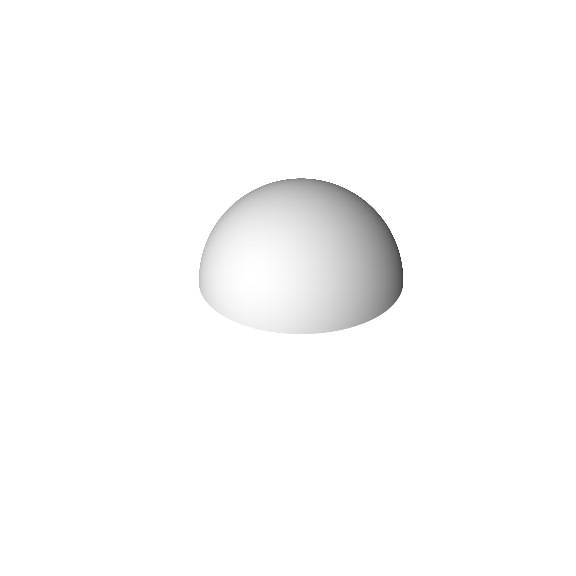
#> input picture image/3d/sphere3d_003.png, 576 x 576 px; its folder holds only this picture in this run
$ jupyter execute --allow-errors sphere.ipynb   (shell and % lines are left out)
#> lines starting #> are read from the running program, lines starting #| are printed output that depends on the picture
# Part1 Rendering a Lambertian sphere

We want to create a picture of a shaded sphere like in the lecture slides, which means we need to first define a spherical surface. Let us assume that it has a radius of r=60.

You can now define the surface as a parametrization of z-values using z= z(x,y), which determines the points that satisfy the condition of being a sphere.

The full set of points on the surface is easily defined using np.linspace then! Please take only one hemisphere (the positive one).

According to the cosine-law, the intensity at each point is the dot-product of the normal of the surface with the lighting direction.

The normal n=[nx,ny,nz] is the cross-product of the partial derivatives of the sphere parametrization with respect to x and y and is given by $[n_x=-\frac{\partial z(x,y)}{\partial x}, n_y=-\frac{\partial z(x,y)}{\partial y}, n_1]$!. Calculate these derivatives BY HAND by deriving the function z and insert them into your code. Do not forget to normalize the vector!

Using the illumination direction of I = (0.15,0,0.94), calculate the shaded sphere and insert code to plot the final result.

Tip: You may need to mask out pixels if you plot a larger region!

### Set up

[cell 1]
import matplotlib as mpl
import matplotlib.pyplot as plt
from math import cos
import numpy as np

### Calculate n derivatives

$z=\sqrt{r^2-x^2-y^2}$

$n=[\frac{\partial z(x,y)}{\partial x}, \frac{\partial z(x,y)}{\partial y}, 1]$

$\frac{\partial z(x,y)}{\partial x}=\frac{\sqrt{r^2-x^2-y^2}}{\partial x} \rightarrow \frac{\partial \sqrt{f}}{\partial x}=\frac{\frac{\partial f}{\partial x}}{2\sqrt{f}} \rightarrow \frac{\frac{z^2-x^2-y^2}{\partial x}}{2\sqrt{r^2-x^2-y^2}}=-\frac{2x}{2\sqrt{r^2-x^2-y^2}}=-\frac{x}{z}$

$(\because f=r^2-x^2-y^2,\frac{\partial \sqrt f}{\partial x} = \frac{\partial \sqrt f}{\partial f}\cdot\frac{\partial f}{\partial x}=\frac{1}{2\sqrt{f}}\cdot\frac{\partial f}{\partial x})$

$\frac{\partial z(x,y)}{\partial y}=-\frac{y}{z}$

$\therefore n=[-\frac{x}{z}, -\frac{y}{z}, 1]$

- normal shape from shading

$E(x,y)=R_{\rho,I}(p,q)=\rho \overrightarrow{I}^T \overrightarrow{n}=\frac{\rho}{\sqrt{1+p^2+q^2}}\overrightarrow{I}^T[-p,-q,1]^T$

### Calculate $x, y, z, E(x,y)$

[cell 2]
# define radius, center of sphere
r = 60
x_0, y_0, z_0 = [0, 0, 0]

# define diffuse albedo, illumination direction
k = 1
I = np.array([0.15, 0, 0.94])

# Calculate the range of x, y, z
u = np.linspace(0, 2 * np.pi, 1000)
v = np.linspace(0, 0.5 * np.pi, 250)
x = r * np.outer(np.cos(u), np.sin(v)) + x_0
y = r * np.outer(np.sin(u), np.sin(v)) + y_0
z = r * np.outer(np.ones(np.size(u)), np.cos(v)) + z_0

# Calculate the nx, ny, nz
nx = -np.divide(x, z).flatten()
ny = -np.divide(y, z).flatten()
nz = np.ones(nx.shape)

norm_factor = np.sqrt(nx**2+ny**2+nz**2)

# normal shape from shading
R = k/norm_factor*np.dot(I, np.array([nx, ny, nz]))
R = np.divide(R-np.min(R), np.max(R)-np.min(R))
R = np.array(R, dtype=str)

### Visualization 2D

[cell 3]
plt.figure(figsize=(3,3))
plt.style.use('grayscale')
plt.xlim(-80,80)
plt.ylim(-80,80)
plt.scatter(x, y, c=R, s=0.1)
plt.show()
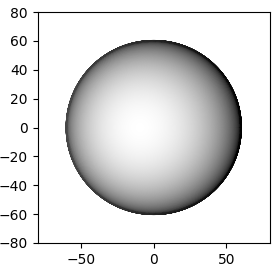
#> figure drawn by matplotlib, 1 panel

### Visualization 3D

[cell 4]
fig, ax = plt.subplots(subplot_kw={"projection": "3d"})

plt.style.use('grayscale')
ax.set_xlim(-80,80)
ax.set_ylim(-80,80)
ax.set_zlim(-60,60)
ax.scatter(x, y, z, c=R, s=0.1)
plt.show()
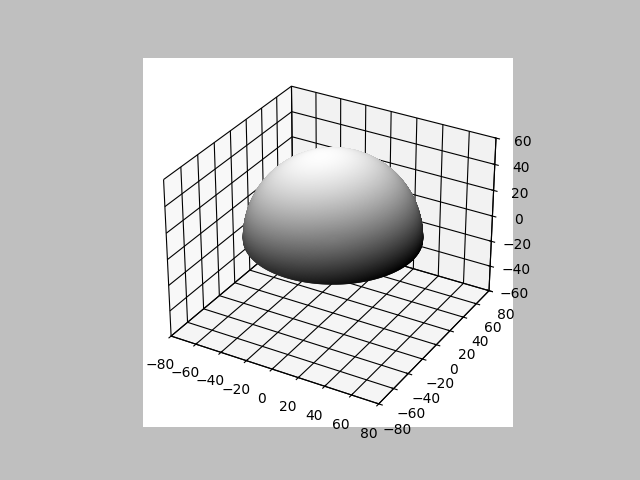
#> figure drawn by matplotlib, 1 panel

## Bonus

Bonus (10 points): Insert code that creates an animation with a moving light source that moves around the sphere [in any way you like]!

[cell 5]
from ipywidgets import IntSlider, interact, FloatSlider
from scipy.interpolate import interp1d
from tqdm.notebook import tqdm
import imageio
from PIL import Image
import cv2
import sys
import os
from os.path import isfile, join
import warnings
plt.rcParams.update({'figure.max_open_warning': 0})
mpl.get_backend()

[cell 6]
def calc_R(r, I, k=1, coord=[0,0,0]):
    """
    Calculate the x, y, z, R

    Argument
    --------
    r: radius (int)
    I: illumination direction (numpy array)
    k: diffuse albedo (float)
    coord: center of sphere (list)

    """
    u = np.linspace(0, 2 * np.pi, 1000)
    v = np.linspace(0, 0.5 * np.pi, 250)
    x = r * np.outer(np.cos(u), np.sin(v)) + coord[0]
    y = r * np.outer(np.sin(u), np.sin(v)) + coord[1]
    z = r * np.outer(np.ones(np.size(u)), np.cos(v)) + coord[2]

    nx = -np.divide(x, z).flatten()
    ny = -np.divide(y, z).flatten()
    nz = np.ones(nx.shape)

    norm_factor = np.sqrt(nx**2+ny**2+nz**2)

    R = k/norm_factor*np.dot(I, np.array([nx, ny, nz]))
    R = np.divide(R-np.min(R), np.max(R)-np.min(R))
    R = np.array(R, dtype=str)

    return x, y, z, R

### Animation 2D

[cell 7]
r = 60
x_0, y_0, z_0 = [0, 0, 0]
k = 1

eps = np.finfo(np.float32).eps.item() # Smallest number such that 0.0 + eps != 0.0
Ix = np.linspace(eps, 1, 100)
Iy = np.linspace(1, eps, 100)
Iz = np.linspace(0.5, 1, 100)

plt.style.use('grayscale')
image_path = './image/2d/'

# create image path if it doesn't exist
if not os.path.exists(image_path):
        os.makedirs(image_path)
else:
    print(image_path + " has been processed!")

#> (the rest of this cell did not finish here and is left out)

[cell 8]
# Load image file list
frame_array = []
files = [f for f in os.listdir(image_path) if isfile(join(image_path, f))]
files.sort()

gif_path = './gif'

# create gif path if it doesn't exist
if not os.path.exists(gif_path):
        os.makedirs(gif_path)
else:
    pass

# create a gif file
images = [ Image.open(image_path + i) for i in files]
imageio.mimsave('{}/{}'.format(gif_path, 'sphere2d.gif'), images, fps=20)

### Animation 3D

[cell 9]
x_0, y_0, z_0 = [0, 0, 0]
k = 1
eps = np.finfo(np.float32).eps.item()
Ix = np.linspace(eps, 1, 100)
Iy = np.linspace(1, eps, 100)
Iz = np.linspace(0.5, 1, 100)

plt.style.use('grayscale')
image_path = './image/3d/'

# create image path if it doesn't exist
if not os.path.exists(image_path):
        os.makedirs(image_path)
else:
    pass

#> (the rest of this cell did not finish here and is left out)

[cell 10]
frame_array = []
files = [f for f in os.listdir(image_path) if isfile(join(image_path, f))]
files.sort()

gif_path = './gif'

# create gif path if it doesn't exist
if not os.path.exists(gif_path):
        os.makedirs(gif_path)
else:
    pass

# create a gif file
images = [ Image.open(image_path + i) for i in files]
#> images = 1 item
#> the sliders are set to r = 60, Ix = 0.1, Iy = 0.1, Iz = 0.1
imageio.mimsave('{}/{}'.format(gif_path, 'sphere3d.gif'), images, fps=20)

### Slider

[cell 11]
def draw_sphere(r, Ix, Iy, Iz):
    """
    Draw sphere

    Argument
    --------
    r: radius (int)
    Ix: x of illumination direction
    Iy: y of illumination direction
    Iz: z of illumination direction

    """
#> called with r = 60, Ix = 0.1, Iy = 0.1, Iz = 0.1

    fig = plt.figure(figsize=(8,8))
    ax = fig.add_subplot(projection='3d')

    plt.style.use('grayscale')
    ax.set_xlim(-80,80)
    ax.set_ylim(-80,80)
    ax.set_zlim(-60,60)

    I = [Ix, Iy, Iz]
    x, y, z, R = calc_R(r, I)
    ax.scatter(x, y, z, c=R, s=0.1)
    plt.show()
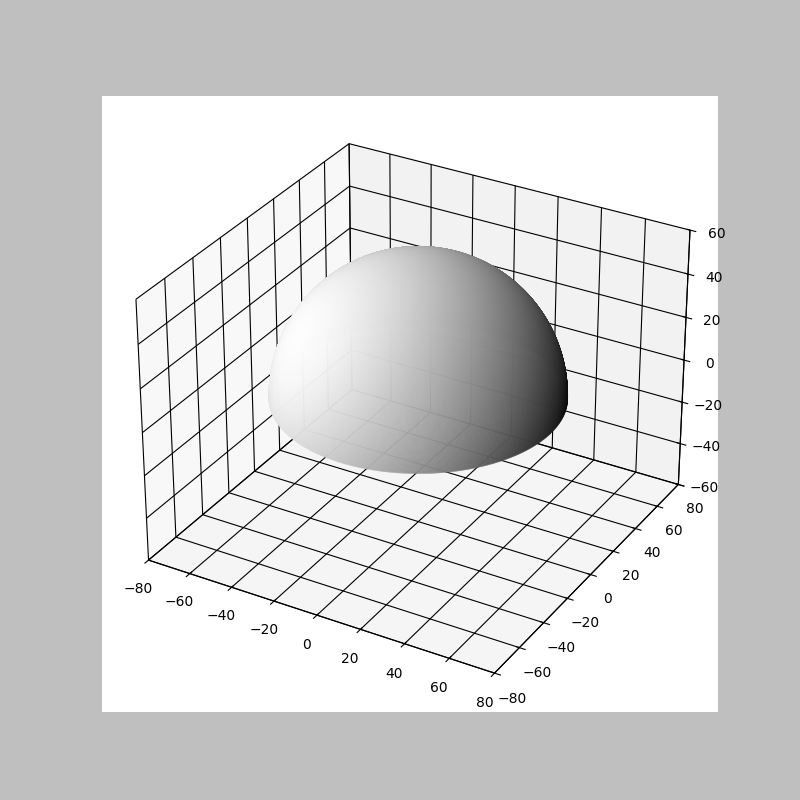
#> figure drawn by matplotlib, 1 panel
